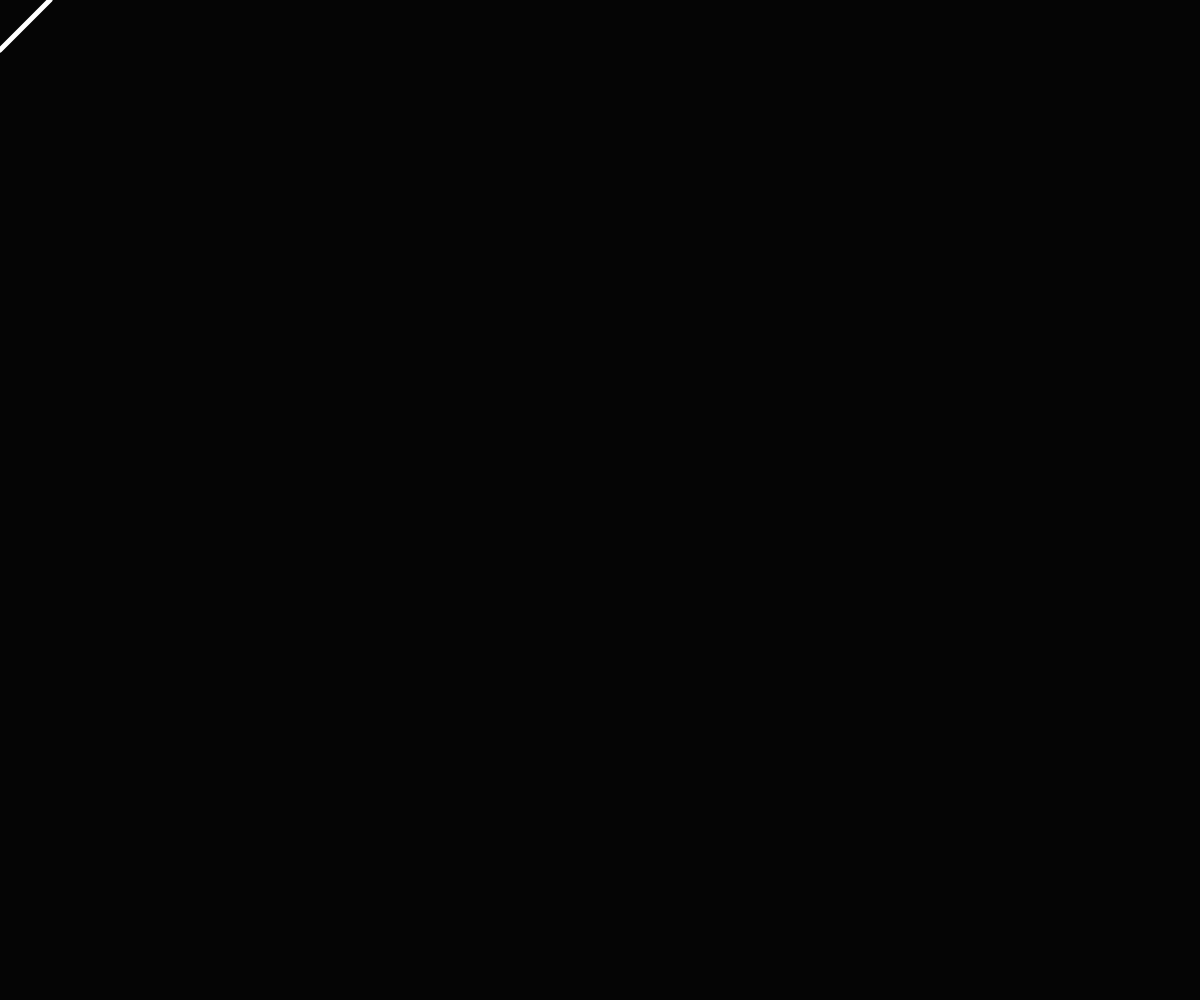
Frame 1 (no input)
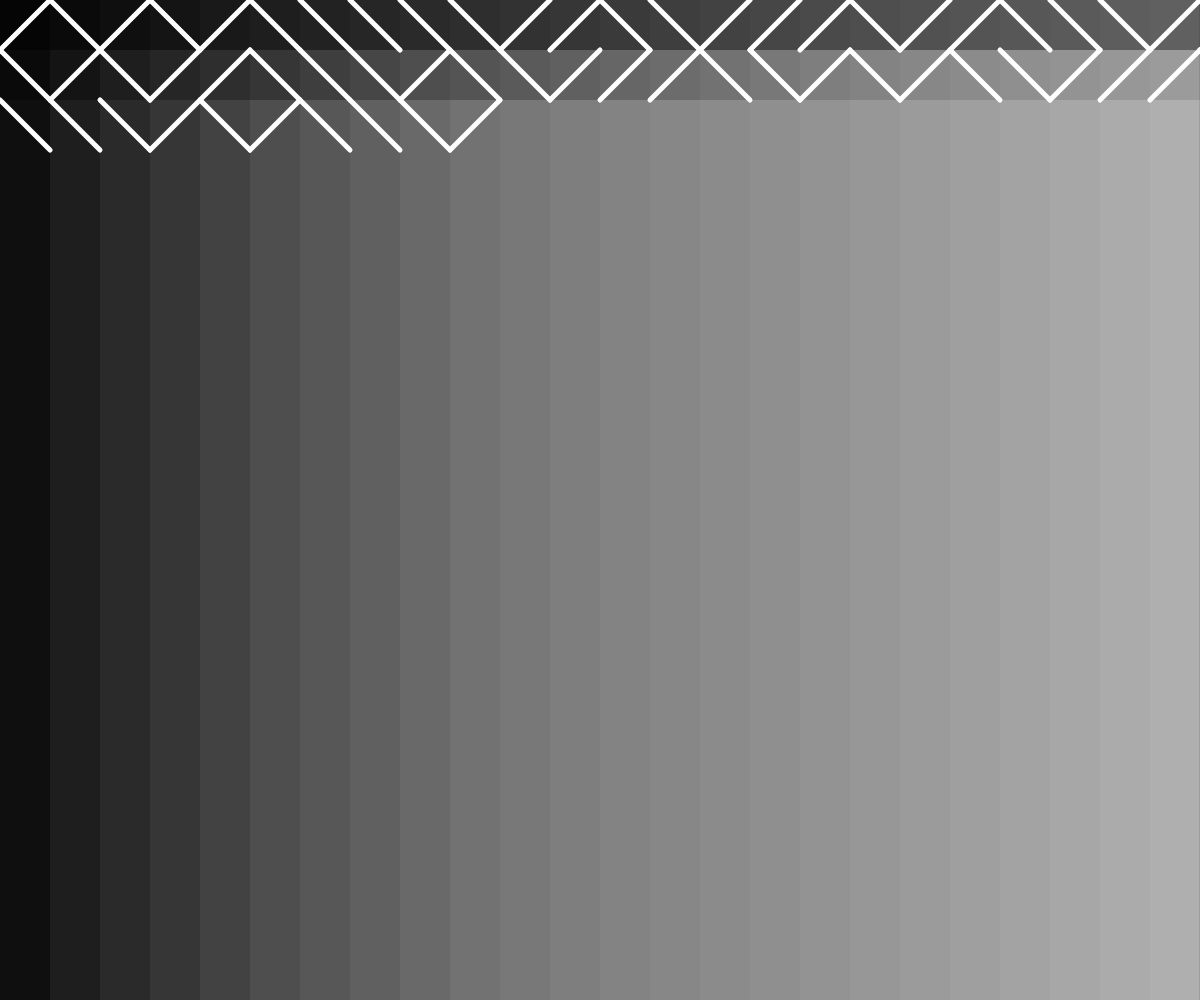
Frame 60 (no input)
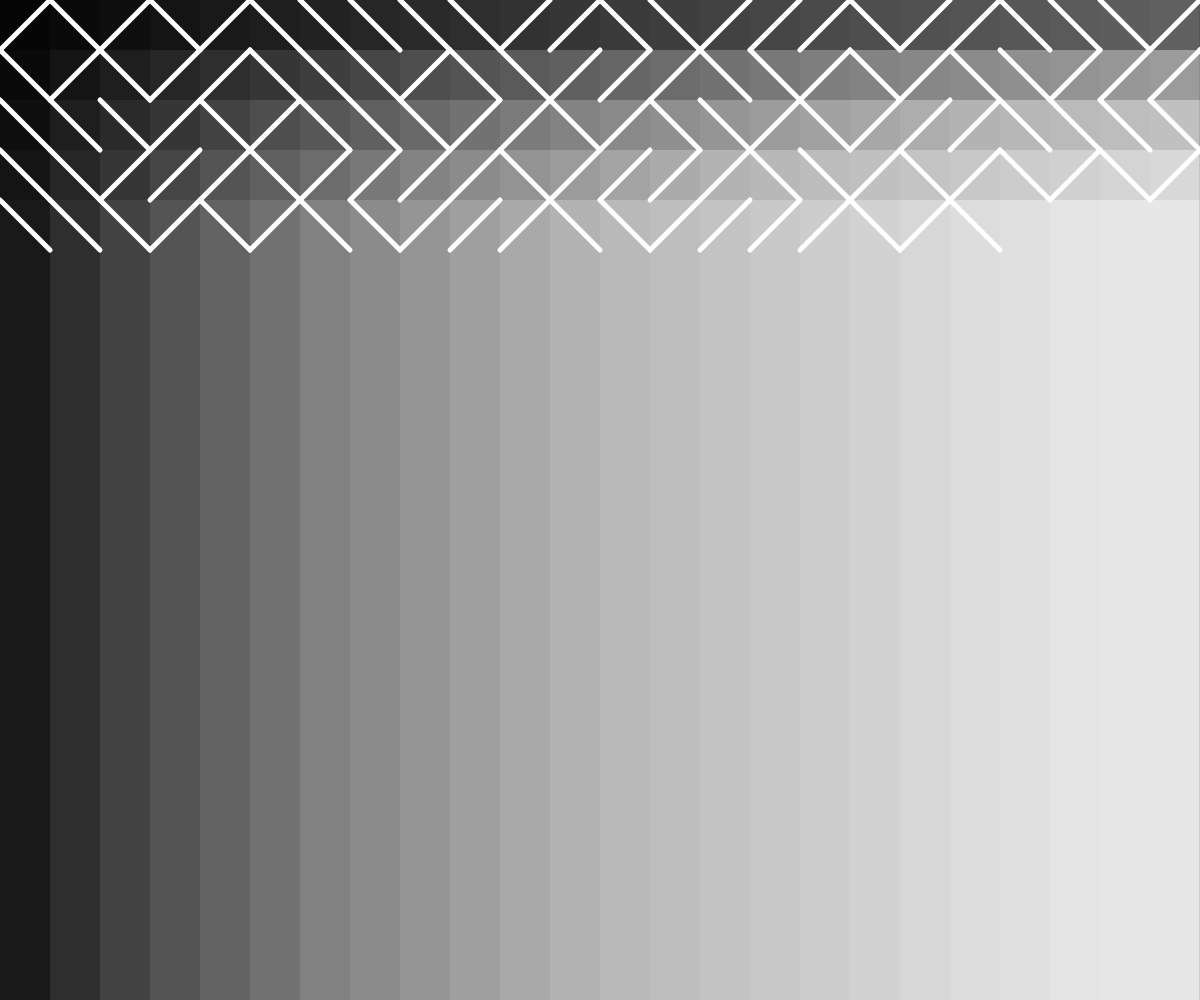
Frame 120 (the mouse pressed at the canvas centre since frame 60)

The p5.js sketch that drew these frames (run headless with seeded random() and noise() and a simulated clock; from frame 60 on, the mouse is pressed at the canvas centre):

// p5.js sketch
// ── sketch.js
// —
// 10Print - variazione 1 by lufaraci [10print, random, color]
// 2021 © Lucrezia Faraci, Daniele @Fupete and the course DS-2021 at DESIGN.unirsm 
// github.com/ds-2021-unirsm — github.com/lufaraci
// Educational purposes, MIT License, 2021, San Marino
// —
// Credits/Thanks to: 
// Daniel Shifftman
// Github: https://github.com/CodingTrain
// —
let x = 0;
let y = 0;
let mod = 50;
let stokecol = 255;

function setup() {
  createCanvas(windowWidth, windowHeight);
  background(0);
}

function draw() {
  
  stroke(255);

  push();
  translate(x,y);
  noStroke();
  fill(255,5);
  rect(0,0,width,height);
  strokeWeight(5);
  stroke(255);
  //applicare una funzione di probabilità
  if(random(1)<0.5){
  line(0,0,mod,mod);
  }else{
  line(0,mod,mod,0);
  }
  pop();

  x = x + mod;
  
  if(x>width){
  x = 0;
  y = y + mod;
  }
  if(y>height){
  background(random(255),random(255),random(255));
  
    x = 0;
    y = 0;
  }

}
